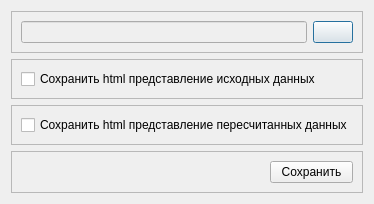
<?xml version="1.0" encoding="UTF-8"?>
<ui version="4.0">
 <class>dialog</class>
 <widget class="QDialog" name="dialog">
  <property name="geometry">
   <rect>
    <x>0</x>
    <y>0</y>
    <width>364</width>
    <height>204</height>
   </rect>
  </property>
  <property name="windowTitle">
   <string>Dialog</string>
  </property>
  <layout class="QVBoxLayout" name="verticalLayout" stretch="2,1,1,1">
   <item>
    <widget class="QFrame" name="frame">
     <property name="frameShape">
      <enum>QFrame::StyledPanel</enum>
     </property>
     <property name="frameShadow">
      <enum>QFrame::Raised</enum>
     </property>
     <layout class="QHBoxLayout" name="horizontalLayout_4">
      <item>
       <widget class="QLineEdit" name="folderName">
        <property name="enabled">
         <bool>false</bool>
        </property>
       </widget>
      </item>
      <item>
       <widget class="QPushButton" name="chooseFolderButton">
        <property name="text">
         <string/>
        </property>
        <property name="icon">
         <iconset>
          <normaloff>icons/open-folder.png</normaloff>icons/open-folder.png</iconset>
        </property>
       </widget>
      </item>
     </layout>
    </widget>
   </item>
   <item>
    <widget class="QFrame" name="frame_4">
     <property name="frameShape">
      <enum>QFrame::StyledPanel</enum>
     </property>
     <property name="frameShadow">
      <enum>QFrame::Raised</enum>
     </property>
     <layout class="QHBoxLayout" name="horizontalLayout">
      <item>
       <widget class="QCheckBox" name="saveDataButton">
        <property name="text">
         <string>Сохранить html представление исходных данных</string>
        </property>
       </widget>
      </item>
     </layout>
    </widget>
   </item>
   <item>
    <widget class="QFrame" name="frame_2">
     <property name="frameShape">
      <enum>QFrame::StyledPanel</enum>
     </property>
     <property name="frameShadow">
      <enum>QFrame::Raised</enum>
     </property>
     <layout class="QHBoxLayout" name="horizontalLayout_2">
      <item>
       <widget class="QCheckBox" name="saveCalcButton">
        <property name="text">
         <string>Сохранить html представление пересчитанных данных</string>
        </property>
       </widget>
      </item>
     </layout>
    </widget>
   </item>
   <item>
    <widget class="QFrame" name="frame_3">
     <property name="frameShape">
      <enum>QFrame::StyledPanel</enum>
     </property>
     <property name="frameShadow">
      <enum>QFrame::Raised</enum>
     </property>
     <layout class="QHBoxLayout" name="horizontalLayout_3" stretch="3,1">
      <item>
       <spacer name="horizontalSpacer">
        <property name="orientation">
         <enum>Qt::Horizontal</enum>
        </property>
        <property name="sizeHint" stdset="0">
         <size>
          <width>237</width>
          <height>20</height>
         </size>
        </property>
       </spacer>
      </item>
      <item>
       <widget class="QPushButton" name="saveButton">
        <property name="text">
         <string>Сохранить</string>
        </property>
       </widget>
      </item>
     </layout>
    </widget>
   </item>
  </layout>
 </widget>
 <resources/>
 <connections/>
</ui>
